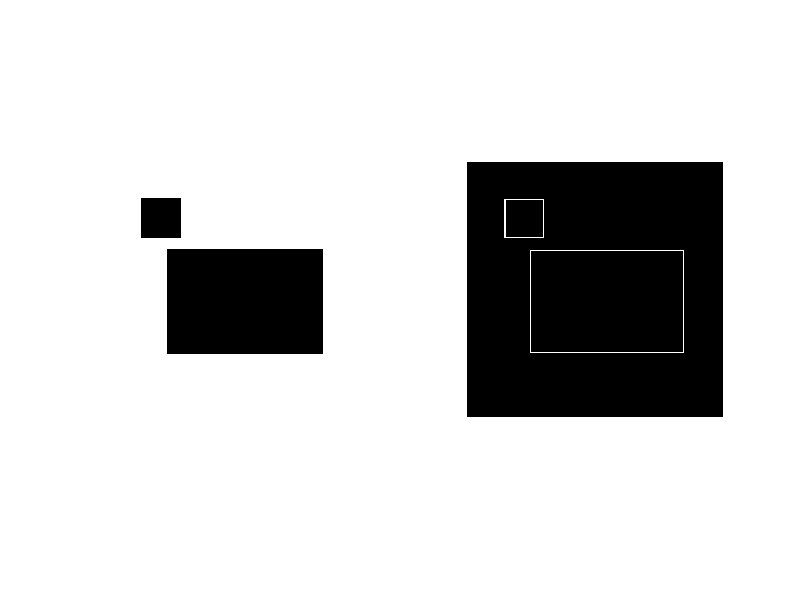

Reproduce this figure in MATLAB.
%Sharpening Filters
A=ones(200,200);
A(30:60,30:60)=0;
A(70:150,50:170)=0;
figure(1);
subplot(1,2,1);
imshow(A);
AM=[1 1 1;1 -8 1;1 1 1];
B=conv2(A,AM);
subplot(1,2,2);
imshow(B)